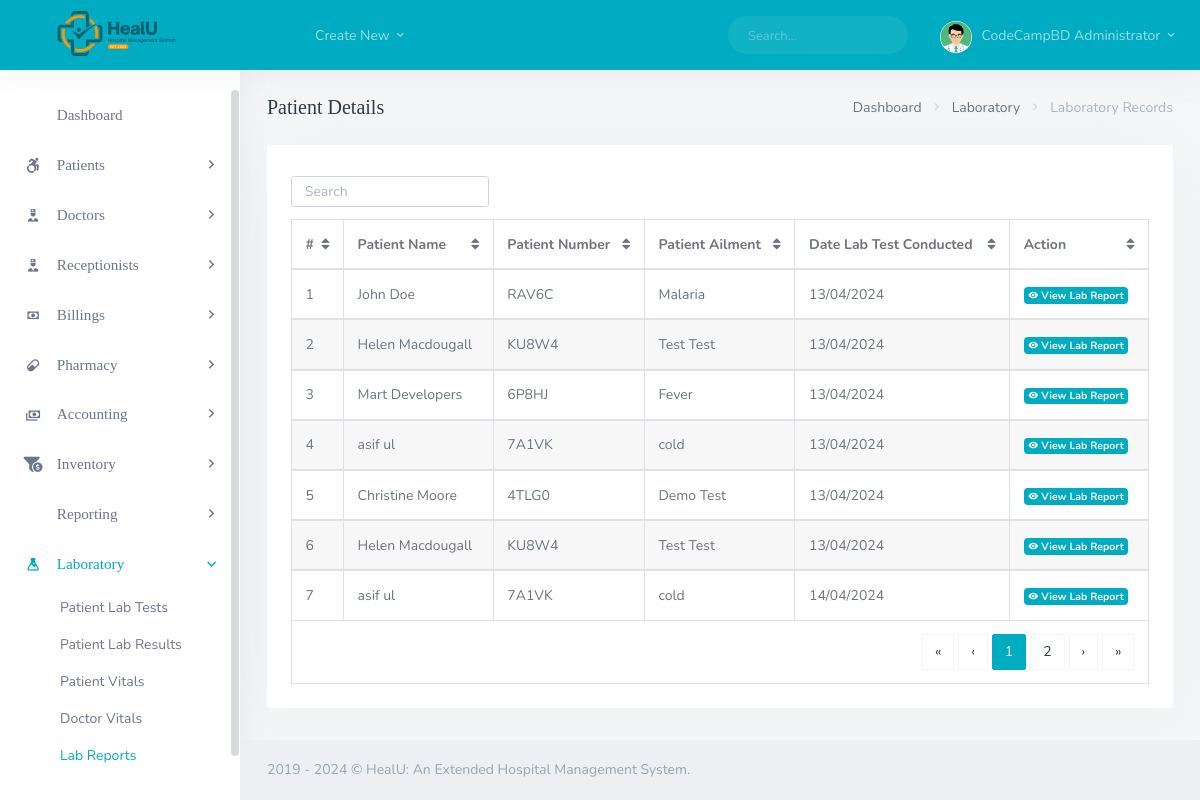
The page /backend/admin/his_admin_lab_report.php (signed in) on the database its author committed.
### tables this page shows
CREATE TABLE `his_admin` (
  `ad_id` int(11) NOT NULL,
  `ad_fname` varchar(200) DEFAULT NULL,
  `ad_lname` varchar(200) DEFAULT NULL,
  `ad_email` varchar(200) DEFAULT NULL,
  `ad_pwd` varchar(200) DEFAULT NULL,
  `ad_dpic` varchar(200) DEFAULT NULL
);

CREATE TABLE `his_laboratory` (
  `lab_id` int(11) NOT NULL,
  `lab_pat_name` varchar(200) DEFAULT NULL,
  `lab_pat_ailment` varchar(200) DEFAULT NULL,
  `lab_pat_number` varchar(200) DEFAULT NULL,
  `lab_pat_tests` longtext DEFAULT NULL,
  `lab_pat_results` longtext DEFAULT NULL,
  `lab_number` varchar(200) DEFAULT NULL,
  `lab_date_rec` timestamp NULL DEFAULT current_timestamp() ON UPDATE current_timestamp(),
  `lab_test_price` varchar(500) DEFAULT NULL
);

### backend/admin/his_admin_lab_report.php (the view, shortened to what this page needs)
--><?php
  include('assets/inc/config.php');
?>
<!DOCTYPE html>
<html lang="en">
<?php include('assets/inc/head.php');?>
<body>
    <div id="wrapper">
        <?php include('assets/inc/nav.php');?>
        <?php include("assets/inc/sidebar.php");?>
        <div class="content-page">
            <div class="content">
                <div class="container-fluid">
                    <div class="row">
                        <div class="col-12">
                            <div class="page-title-box">
                                <div class="page-title-right">
                                    <ol class="breadcrumb m-0">
                                        <li class="breadcrumb-item"><a href="javascript: void(0);">Dashboard</a></li>
                                        <li class="breadcrumb-item"><a href="javascript: void(0);">Laboratory</a></li>
                                        <li class="breadcrumb-item active">Laboratory Records</li>
                                    </ol>
                                </div>
                                <h4 class="page-title">Patient Details</h4>
                            </div>
                        </div>
                    </div>
                    <div class="row">
                        <div class="col-12">
                            <div class="card-box">
                                <div class="mb-2">
                                    <div class="row">
                                        <div class="col-12 text-sm-center form-inline">
                                            <div class="form-group">
                                                <input id="demo-foo-search" type="text" placeholder="Search" class="form-control form-control-sm" autocomplete="on">
                                            </div>
                                        </div>
                                    </div>
                                </div>
                                <div class="table-responsive">
                                    <table id="demo-foo-filtering" class="table table-bordered toggle-circle mb-0" data-page-size="7">
                                        <thead>
                                            <tr>
                                                <th>#</th>
                                                <th data-toggle="true">Patient Name</th>
                                                <th data-hide="phone">Patient Number</th>
                                                <th data-hide="phone">Patient Ailment</th>
                                                <th data-hide="phone">Date Lab Test Conducted</th>
                                                <th data-hide="phone">Action</th>
                                            </tr>
                                        </thead>
                                        <?php
                                                $ret="SELECT * FROM  his_laboratory ORDER BY RAND() ";
                                                $stmt= $mysqli->prepare($ret) ;
                                                $stmt->execute() ;
                                                $res=$stmt->get_result();
                                                $cnt=1;
                                                while($row=$res->fetch_object())
                                                {
                                                    $mysqlDateTime = $row->lab_date_rec;
                                            ?>
                                        <tbody>
                                            <tr>
                                                <td><?php echo $cnt;?></td>
                                                <td><?php echo $row->lab_pat_name;?></td>
                                                <td><?php echo $row->lab_pat_number;?></td>
                                                <td><?php echo $row->lab_pat_ailment;?></td>
                                                <td><?php echo date("d/m/Y", strtotime($mysqlDateTime));?></td>
                                                <td><a href="his_admin_view_single_lab_record.php?lab_id=<?php echo $row->lab_id ;?>&&lab_number=<?php echo $row->lab_number ;?>" class="badge badge-success"><i class="mdi mdi-eye"></i> View Lab Report</a></td>
                                            </tr>
                                        </tbody>
                                        <?php  $cnt = $cnt +1 ; }?>
                                        <tfoot>
                                            <tr class="active">
                                                <td colspan="8">
                                                    <div class="text-right">
                                                        <ul class="pagination pagination-rounded justify-content-end footable-pagination m-t-10 mb-0"></ul>
                                                    </div>
                                                </td>
                                            </tr>
                                        </tfoot>
                                    </table>
                                </div>
                            </div>
                        </div>
                    </div>
                </div>
            </div>
            <?php include('assets/inc/footer.php');?>
        </div>
    </div>
</body>
</html>

### backend/admin/assets/inc/nav.php (shortened to what this page needs)
<?php
    $aid=$_SESSION['ad_id'];
    $ret="select * from his_admin where ad_id=?";
    $stmt= $mysqli->prepare($ret) ;
    $stmt->bind_param('i',$aid);
    $stmt->execute() ;
    $res=$stmt->get_result();
    while($row=$res->fetch_object())
    {
?>
<div class="navbar-custom" style="background-color: #00acc1 ;">
    <ul class="list-unstyled topnav-menu float-right mb-0">
        <li class="d-none d-sm-block">
            <form class="app-search">
                <div class="app-search-box">
                    <div class="input-group">
                        <input type="text" class="form-control" placeholder="Search...">
                        <div class="input-group-append">
                            <button class="btn" type="submit">
                                <i class="fe-search"></i>
                            </button>
                        </div>
                    </div>
                </div>
            </form>
        </li>
        <li class="dropdown notification-list">
            <a class="nav-link dropdown-toggle nav-user mr-0 waves-effect waves-light" data-toggle="dropdown" href="#" role="button" aria-haspopup="false" aria-expanded="false">
                <img src="assets/images/users/<?php echo $row->ad_dpic;?>" alt="dpic" class="rounded-circle">
                <span class="pro-user-name ml-1">
                    <?php echo $row->ad_fname;?> <?php echo $row->ad_lname;?> <i class="mdi mdi-chevron-down"></i>
                </span>
            </a>
        </li>
    </ul>
    <div class="logo-box" >
        <a href="his_admin_dashboard.php" class="logo text-center">
            <span class="logo-lg" >
                <img src="assets/images/HealU.png" alt="" height="70">
            </span>
        </a>
    </div>
    <ul class="list-unstyled topnav-menu topnav-menu-left m-0">
        <li>
            <button class="button-menu-mobile waves-effect waves-light">
                <i class="fe-menu"></i>
            </button>
        </li>
        <li class="dropdown d-none d-lg-block">
            <a class="nav-link dropdown-toggle waves-effect waves-light" data-toggle="dropdown" href="#" role="button" aria-haspopup="false" aria-expanded="false">
                Create New
                <i class="mdi mdi-chevron-down"></i>
            </a>
        </li>
    </ul>
</div>
<?php }?>

### rows shown on the page
his_admin: ad_dpic (picture), ad_fname "CodeCampBD", ad_lname "Administrator"
his_laboratory: lab_pat_name "John Doe", lab_pat_number "RAV6C", lab_pat_ailment "Malaria", lab_date_rec "13/04/2024"
his_laboratory: lab_pat_name "Helen Macdougall", lab_pat_number "KU8W4", lab_pat_ailment "Test Test", lab_date_rec "13/04/2024"
his_laboratory: lab_pat_name "Mart Developers", lab_pat_number "6P8HJ", lab_pat_ailment "Fever", lab_date_rec "13/04/2024"
his_laboratory: lab_pat_name "asif ul", lab_pat_number "7A1VK", lab_pat_ailment "cold", lab_date_rec "13/04/2024"
his_laboratory: lab_pat_name "Christine Moore", lab_pat_number "4TLG0", lab_pat_ailment "Demo Test", lab_date_rec "13/04/2024"
his_laboratory: lab_pat_name "Helen Macdougall", lab_pat_number "KU8W4", lab_pat_ailment "Test Test", lab_date_rec "13/04/2024"
his_laboratory: lab_pat_name "asif ul", lab_pat_number "7A1VK", lab_pat_ailment "cold", lab_date_rec "14/04/2024"
